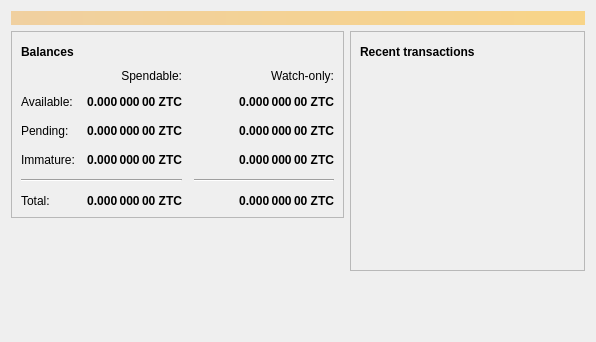
<?xml version="1.0" encoding="UTF-8"?>
<ui version="4.0">
 <class>OverviewPage</class>
 <widget class="QWidget" name="OverviewPage">
  <property name="geometry">
   <rect>
    <x>0</x>
    <y>0</y>
    <width>596</width>
    <height>342</height>
   </rect>
  </property>
  <property name="windowTitle">
   <string>Form</string>
  </property>
  <layout class="QVBoxLayout" name="topLayout">
   <item>
    <widget class="QLabel" name="labelAlerts">
     <property name="visible">
      <bool>false</bool>
     </property>
     <property name="styleSheet">
      <string notr="true">QLabel { background-color: qlineargradient(x1: 0, y1: 0, x2: 1, y2: 0, stop:0 #F0D0A0, stop:1 #F8D488); color:#000000; }</string>
     </property>
     <property name="wordWrap">
      <bool>true</bool>
     </property>
     <property name="margin">
      <number>3</number>
     </property>
     <property name="textInteractionFlags">
      <set>Qt::TextSelectableByMouse</set>
     </property>
    </widget>
   </item>
   <item>
    <layout class="QHBoxLayout" name="horizontalLayout" stretch="1,1">
     <item>
      <layout class="QVBoxLayout" name="verticalLayout_2">
       <item>
        <widget class="QFrame" name="frame">
         <property name="frameShape">
          <enum>QFrame::StyledPanel</enum>
         </property>
         <property name="frameShadow">
          <enum>QFrame::Raised</enum>
         </property>
         <layout class="QVBoxLayout" name="verticalLayout_4">
          <item>
           <layout class="QHBoxLayout" name="horizontalLayout_4">
            <item>
             <widget class="QLabel" name="label_5">
              <property name="font">
               <font>
                <weight>75</weight>
                <bold>true</bold>
               </font>
              </property>
              <property name="text">
               <string>Balances</string>
              </property>
             </widget>
            </item>
            <item>
             <widget class="QPushButton" name="labelWalletStatus">
              <property name="enabled">
               <bool>true</bool>
              </property>
              <property name="maximumSize">
               <size>
                <width>30</width>
                <height>16777215</height>
               </size>
              </property>
              <property name="toolTip">
               <string>The displayed information may be out of date. Your wallet automatically synchronizes with the Seizecoin network after a connection is established, but this process has not completed yet.</string>
              </property>
              <property name="text">
               <string/>
              </property>
              <property name="icon">
               <iconset resource="../bitcoin.qrc">
                <normaloff>:/icons/warning</normaloff>
                <disabledoff>:/icons/warning</disabledoff>:/icons/warning</iconset>
              </property>
              <property name="iconSize">
               <size>
                <width>24</width>
                <height>24</height>
               </size>
              </property>
              <property name="flat">
               <bool>true</bool>
              </property>
             </widget>
            </item>
            <item>
             <spacer name="horizontalSpacer_3">
              <property name="orientation">
               <enum>Qt::Horizontal</enum>
              </property>
              <property name="sizeHint" stdset="0">
               <size>
                <width>40</width>
                <height>20</height>
               </size>
              </property>
             </spacer>
            </item>
           </layout>
          </item>
          <item>
           <layout class="QGridLayout" name="gridLayout">
            <property name="spacing">
             <number>12</number>
            </property>
            <item row="2" column="2">
             <widget class="QLabel" name="labelWatchPending">
              <property name="font">
               <font>
                <weight>75</weight>
                <bold>true</bold>
               </font>
              </property>
              <property name="cursor">
               <cursorShape>IBeamCursor</cursorShape>
              </property>
              <property name="toolTip">
               <string>Unconfirmed transactions to watch-only addresses</string>
              </property>
              <property name="text">
               <string notr="true">0.000 000 00 ZTC</string>
              </property>
              <property name="alignment">
               <set>Qt::AlignRight|Qt::AlignTrailing|Qt::AlignVCenter</set>
              </property>
              <property name="textInteractionFlags">
               <set>Qt::LinksAccessibleByMouse|Qt::TextSelectableByKeyboard|Qt::TextSelectableByMouse</set>
              </property>
             </widget>
            </item>
            <item row="2" column="1">
             <widget class="QLabel" name="labelUnconfirmed">
              <property name="font">
               <font>
                <weight>75</weight>
                <bold>true</bold>
               </font>
              </property>
              <property name="cursor">
               <cursorShape>IBeamCursor</cursorShape>
              </property>
              <property name="toolTip">
               <string>Total of transactions that have yet to be confirmed, and do not yet count toward the spendable balance</string>
              </property>
              <property name="text">
               <string notr="true">0.000 000 00 ZTC</string>
              </property>
              <property name="alignment">
               <set>Qt::AlignRight|Qt::AlignTrailing|Qt::AlignVCenter</set>
              </property>
              <property name="textInteractionFlags">
               <set>Qt::LinksAccessibleByMouse|Qt::TextSelectableByKeyboard|Qt::TextSelectableByMouse</set>
              </property>
             </widget>
            </item>
            <item row="3" column="2">
             <widget class="QLabel" name="labelWatchImmature">
              <property name="font">
               <font>
                <weight>75</weight>
                <bold>true</bold>
               </font>
              </property>
              <property name="cursor">
               <cursorShape>IBeamCursor</cursorShape>
              </property>
              <property name="toolTip">
               <string>Mined balance in watch-only addresses that has not yet matured</string>
              </property>
              <property name="text">
               <string notr="true">0.000 000 00 ZTC</string>
              </property>
              <property name="alignment">
               <set>Qt::AlignRight|Qt::AlignTrailing|Qt::AlignVCenter</set>
              </property>
              <property name="textInteractionFlags">
               <set>Qt::LinksAccessibleByMouse|Qt::TextSelectableByKeyboard|Qt::TextSelectableByMouse</set>
              </property>
             </widget>
            </item>
            <item row="4" column="0" colspan="2">
             <widget class="Line" name="line">
              <property name="orientation">
               <enum>Qt::Horizontal</enum>
              </property>
             </widget>
            </item>
            <item row="4" column="2">
             <widget class="Line" name="lineWatchBalance">
              <property name="sizePolicy">
               <sizepolicy hsizetype="Preferred" vsizetype="Fixed">
                <horstretch>0</horstretch>
                <verstretch>0</verstretch>
               </sizepolicy>
              </property>
              <property name="minimumSize">
               <size>
                <width>140</width>
                <height>0</height>
               </size>
              </property>
              <property name="orientation">
               <enum>Qt::Horizontal</enum>
              </property>
             </widget>
            </item>
            <item row="5" column="0">
             <widget class="QLabel" name="labelTotalText">
              <property name="text">
               <string>Total:</string>
              </property>
             </widget>
            </item>
            <item row="3" column="1">
             <widget class="QLabel" name="labelImmature">
              <property name="font">
               <font>
                <weight>75</weight>
                <bold>true</bold>
               </font>
              </property>
              <property name="cursor">
               <cursorShape>IBeamCursor</cursorShape>
              </property>
              <property name="toolTip">
               <string>Mined balance that has not yet matured</string>
              </property>
              <property name="text">
               <string notr="true">0.000 000 00 ZTC</string>
              </property>
              <property name="alignment">
               <set>Qt::AlignRight|Qt::AlignTrailing|Qt::AlignVCenter</set>
              </property>
              <property name="textInteractionFlags">
               <set>Qt::LinksAccessibleByMouse|Qt::TextSelectableByKeyboard|Qt::TextSelectableByMouse</set>
              </property>
             </widget>
            </item>
            <item row="2" column="3">
             <spacer name="horizontalSpacer_2">
              <property name="orientation">
               <enum>Qt::Horizontal</enum>
              </property>
              <property name="sizeHint" stdset="0">
               <size>
                <width>40</width>
                <height>20</height>
               </size>
              </property>
             </spacer>
            </item>
            <item row="3" column="0">
             <widget class="QLabel" name="labelImmatureText">
              <property name="text">
               <string>Immature:</string>
              </property>
             </widget>
            </item>
            <item row="5" column="1">
             <widget class="QLabel" name="labelTotal">
              <property name="font">
               <font>
                <weight>75</weight>
                <bold>true</bold>
               </font>
              </property>
              <property name="cursor">
               <cursorShape>IBeamCursor</cursorShape>
              </property>
              <property name="toolTip">
               <string>Your current total balance</string>
              </property>
              <property name="text">
               <string notr="true">0.000 000 00 ZTC</string>
              </property>
              <property name="alignment">
               <set>Qt::AlignRight|Qt::AlignTrailing|Qt::AlignVCenter</set>
              </property>
              <property name="textInteractionFlags">
               <set>Qt::LinksAccessibleByMouse|Qt::TextSelectableByKeyboard|Qt::TextSelectableByMouse</set>
              </property>
             </widget>
            </item>
            <item row="5" column="2">
             <widget class="QLabel" name="labelWatchTotal">
              <property name="font">
               <font>
                <weight>75</weight>
                <bold>true</bold>
               </font>
              </property>
              <property name="cursor">
               <cursorShape>IBeamCursor</cursorShape>
              </property>
              <property name="toolTip">
               <string>Current total balance in watch-only addresses</string>
              </property>
              <property name="text">
               <string notr="true">0.000 000 00 ZTC</string>
              </property>
              <property name="alignment">
               <set>Qt::AlignRight|Qt::AlignTrailing|Qt::AlignVCenter</set>
              </property>
              <property name="textInteractionFlags">
               <set>Qt::LinksAccessibleByMouse|Qt::TextSelectableByKeyboard|Qt::TextSelectableByMouse</set>
              </property>
             </widget>
            </item>
            <item row="0" column="2">
             <widget class="QLabel" name="labelWatchonly">
              <property name="text">
               <string>Watch-only:</string>
              </property>
              <property name="alignment">
               <set>Qt::AlignRight|Qt::AlignTrailing|Qt::AlignVCenter</set>
              </property>
             </widget>
            </item>
            <item row="1" column="0">
             <widget class="QLabel" name="labelBalanceText">
              <property name="text">
               <string>Available:</string>
              </property>
             </widget>
            </item>
            <item row="1" column="1">
             <widget class="QLabel" name="labelBalance">
              <property name="font">
               <font>
                <weight>75</weight>
                <bold>true</bold>
               </font>
              </property>
              <property name="cursor">
               <cursorShape>IBeamCursor</cursorShape>
              </property>
              <property name="toolTip">
               <string>Your current spendable balance</string>
              </property>
              <property name="text">
               <string notr="true">0.000 000 00 ZTC</string>
              </property>
              <property name="alignment">
               <set>Qt::AlignRight|Qt::AlignTrailing|Qt::AlignVCenter</set>
              </property>
              <property name="textInteractionFlags">
               <set>Qt::LinksAccessibleByMouse|Qt::TextSelectableByKeyboard|Qt::TextSelectableByMouse</set>
              </property>
             </widget>
            </item>
            <item row="1" column="2">
             <widget class="QLabel" name="labelWatchAvailable">
              <property name="font">
               <font>
                <weight>75</weight>
                <bold>true</bold>
               </font>
              </property>
              <property name="cursor">
               <cursorShape>IBeamCursor</cursorShape>
              </property>
              <property name="toolTip">
               <string>Your current balance in watch-only addresses</string>
              </property>
              <property name="text">
               <string notr="true">0.000 000 00 ZTC</string>
              </property>
              <property name="alignment">
               <set>Qt::AlignRight|Qt::AlignTrailing|Qt::AlignVCenter</set>
              </property>
              <property name="textInteractionFlags">
               <set>Qt::LinksAccessibleByMouse|Qt::TextSelectableByKeyboard|Qt::TextSelectableByMouse</set>
              </property>
             </widget>
            </item>
            <item row="2" column="0">
             <widget class="QLabel" name="labelPendingText">
              <property name="text">
               <string>Pending:</string>
              </property>
             </widget>
            </item>
            <item row="0" column="1">
             <widget class="QLabel" name="labelSpendable">
              <property name="text">
               <string>Spendable:</string>
              </property>
              <property name="alignment">
               <set>Qt::AlignRight|Qt::AlignTrailing|Qt::AlignVCenter</set>
              </property>
             </widget>
            </item>
           </layout>
          </item>
         </layout>
        </widget>
       </item>
       <item>
        <spacer name="verticalSpacer">
         <property name="orientation">
          <enum>Qt::Vertical</enum>
         </property>
         <property name="sizeHint" stdset="0">
          <size>
           <width>20</width>
           <height>40</height>
          </size>
         </property>
        </spacer>
       </item>
      </layout>
     </item>
     <item>
      <layout class="QVBoxLayout" name="verticalLayout_3">
       <item>
        <widget class="QFrame" name="frame_2">
         <property name="frameShape">
          <enum>QFrame::StyledPanel</enum>
         </property>
         <property name="frameShadow">
          <enum>QFrame::Raised</enum>
         </property>
         <layout class="QVBoxLayout" name="verticalLayout">
          <item>
           <layout class="QHBoxLayout" name="horizontalLayout_2">
            <item>
             <widget class="QLabel" name="label_4">
              <property name="font">
               <font>
                <weight>75</weight>
                <bold>true</bold>
               </font>
              </property>
              <property name="text">
               <string>Recent transactions</string>
              </property>
             </widget>
            </item>
            <item>
             <widget class="QPushButton" name="labelTransactionsStatus">
              <property name="enabled">
               <bool>true</bool>
              </property>
              <property name="maximumSize">
               <size>
                <width>30</width>
                <height>16777215</height>
               </size>
              </property>
              <property name="toolTip">
               <string>The displayed information may be out of date. Your wallet automatically synchronizes with the Seizecoin network after a connection is established, but this process has not completed yet.</string>
              </property>
              <property name="text">
               <string/>
              </property>
              <property name="icon">
               <iconset resource="../bitcoin.qrc">
                <normaloff>:/icons/warning</normaloff>
                <disabledoff>:/icons/warning</disabledoff>:/icons/warning</iconset>
              </property>
              <property name="iconSize">
               <size>
                <width>24</width>
                <height>24</height>
               </size>
              </property>
              <property name="flat">
               <bool>true</bool>
              </property>
             </widget>
            </item>
            <item>
             <spacer name="horizontalSpacer">
              <property name="orientation">
               <enum>Qt::Horizontal</enum>
              </property>
              <property name="sizeHint" stdset="0">
               <size>
                <width>40</width>
                <height>20</height>
               </size>
              </property>
             </spacer>
            </item>
           </layout>
          </item>
          <item>
           <widget class="QListView" name="listTransactions">
            <property name="styleSheet">
             <string notr="true">QListView { background: transparent; }</string>
            </property>
            <property name="frameShape">
             <enum>QFrame::NoFrame</enum>
            </property>
            <property name="verticalScrollBarPolicy">
             <enum>Qt::ScrollBarAlwaysOff</enum>
            </property>
            <property name="horizontalScrollBarPolicy">
             <enum>Qt::ScrollBarAlwaysOff</enum>
            </property>
            <property name="selectionMode">
             <enum>QAbstractItemView::NoSelection</enum>
            </property>
           </widget>
          </item>
         </layout>
        </widget>
       </item>
       <item>
        <spacer name="verticalSpacer_2">
         <property name="orientation">
          <enum>Qt::Vertical</enum>
         </property>
         <property name="sizeHint" stdset="0">
          <size>
           <width>20</width>
           <height>40</height>
          </size>
         </property>
        </spacer>
       </item>
      </layout>
     </item>
    </layout>
   </item>
  </layout>
 </widget>
 <resources/>
 <connections/>
</ui>
